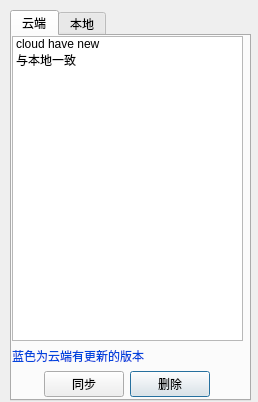
<?xml version="1.0" encoding="UTF-8"?>
<ui version="4.0">
 <class>Dialog</class>
 <widget class="QDialog" name="Dialog">
  <property name="geometry">
   <rect>
    <x>0</x>
    <y>0</y>
    <width>258</width>
    <height>402</height>
   </rect>
  </property>
  <property name="windowTitle">
   <string>云</string>
  </property>
  <widget class="QTabWidget" name="tabWidget">
   <property name="geometry">
    <rect>
     <x>10</x>
     <y>10</y>
     <width>241</width>
     <height>391</height>
    </rect>
   </property>
   <property name="currentIndex">
    <number>0</number>
   </property>
   <widget class="QWidget" name="cloud_tab">
    <attribute name="title">
     <string>云端</string>
    </attribute>
    <widget class="QWidget" name="gridLayoutWidget_2">
     <property name="geometry">
      <rect>
       <x>0</x>
       <y>0</y>
       <width>231</width>
       <height>361</height>
      </rect>
     </property>
     <layout class="QGridLayout" name="cloud_gridLayout">
      <item row="3" column="0">
       <spacer name="horizontalSpacer_4">
        <property name="orientation">
         <enum>Qt::Horizontal</enum>
        </property>
        <property name="sizeHint" stdset="0">
         <size>
          <width>40</width>
          <height>20</height>
         </size>
        </property>
       </spacer>
      </item>
      <item row="2" column="0" colspan="3">
       <widget class="QLabel" name="cloud_lab">
        <property name="styleSheet">
         <string notr="true">color:rgb(0, 68, 221)</string>
        </property>
        <property name="text">
         <string>蓝色为云端有更新的版本</string>
        </property>
       </widget>
      </item>
      <item row="1" column="0" colspan="4">
       <widget class="QListWidget" name="cloud_list">
        <property name="selectionMode">
         <enum>QAbstractItemView::MultiSelection</enum>
        </property>
        <property name="selectionBehavior">
         <enum>QAbstractItemView::SelectRows</enum>
        </property>
        <item>
         <property name="text">
          <string>cloud have new</string>
         </property>
         <property name="foreground">
          <brush brushstyle="NoBrush">
           <color alpha="255">
            <red>0</red>
            <green>68</green>
            <blue>221</blue>
           </color>
          </brush>
         </property>
        </item>
        <item>
         <property name="text">
          <string>与本地一致</string>
         </property>
        </item>
       </widget>
      </item>
      <item row="3" column="2">
       <widget class="QPushButton" name="cloud_del_btn">
        <property name="text">
         <string>删除</string>
        </property>
       </widget>
      </item>
      <item row="3" column="1">
       <widget class="QPushButton" name="cloud_sync_btn">
        <property name="text">
         <string>同步</string>
        </property>
       </widget>
      </item>
      <item row="3" column="3">
       <spacer name="horizontalSpacer_3">
        <property name="orientation">
         <enum>Qt::Horizontal</enum>
        </property>
        <property name="sizeHint" stdset="0">
         <size>
          <width>40</width>
          <height>20</height>
         </size>
        </property>
       </spacer>
      </item>
     </layout>
    </widget>
   </widget>
   <widget class="QWidget" name="local_tab">
    <attribute name="title">
     <string>本地</string>
    </attribute>
    <widget class="QWidget" name="gridLayoutWidget_3">
     <property name="geometry">
      <rect>
       <x>0</x>
       <y>0</y>
       <width>231</width>
       <height>361</height>
      </rect>
     </property>
     <layout class="QGridLayout" name="local_gridLayout">
      <item row="3" column="0">
       <spacer name="horizontalSpacer_11">
        <property name="orientation">
         <enum>Qt::Horizontal</enum>
        </property>
        <property name="sizeHint" stdset="0">
         <size>
          <width>40</width>
          <height>20</height>
         </size>
        </property>
       </spacer>
      </item>
      <item row="2" column="0" colspan="3">
       <widget class="QLabel" name="local_lab">
        <property name="styleSheet">
         <string notr="true">color:rgb(0, 204, 34)</string>
        </property>
        <property name="text">
         <string>绿色为已在云端</string>
        </property>
       </widget>
      </item>
      <item row="1" column="0" colspan="4">
       <widget class="QListWidget" name="local_list">
        <property name="selectionMode">
         <enum>QAbstractItemView::MultiSelection</enum>
        </property>
        <property name="selectionBehavior">
         <enum>QAbstractItemView::SelectRows</enum>
        </property>
        <item>
         <property name="text">
          <string>123</string>
         </property>
        </item>
        <item>
         <property name="text">
          <string>sss已删除</string>
         </property>
         <property name="background">
          <brush brushstyle="NoBrush">
           <color alpha="255">
            <red>0</red>
            <green>0</green>
            <blue>0</blue>
           </color>
          </brush>
         </property>
         <property name="foreground">
          <brush brushstyle="NoBrush">
           <color alpha="255">
            <red>0</red>
            <green>204</green>
            <blue>34</blue>
           </color>
          </brush>
         </property>
        </item>
       </widget>
      </item>
      <item row="3" column="2">
       <widget class="QPushButton" name="local_del_btn">
        <property name="text">
         <string>删除</string>
        </property>
       </widget>
      </item>
      <item row="3" column="1">
       <widget class="QPushButton" name="local_sync_btn">
        <property name="text">
         <string>备份</string>
        </property>
       </widget>
      </item>
      <item row="3" column="3">
       <spacer name="horizontalSpacer_12">
        <property name="orientation">
         <enum>Qt::Horizontal</enum>
        </property>
        <property name="sizeHint" stdset="0">
         <size>
          <width>40</width>
          <height>20</height>
         </size>
        </property>
       </spacer>
      </item>
     </layout>
    </widget>
   </widget>
  </widget>
 </widget>
 <resources/>
 <connections/>
</ui>
